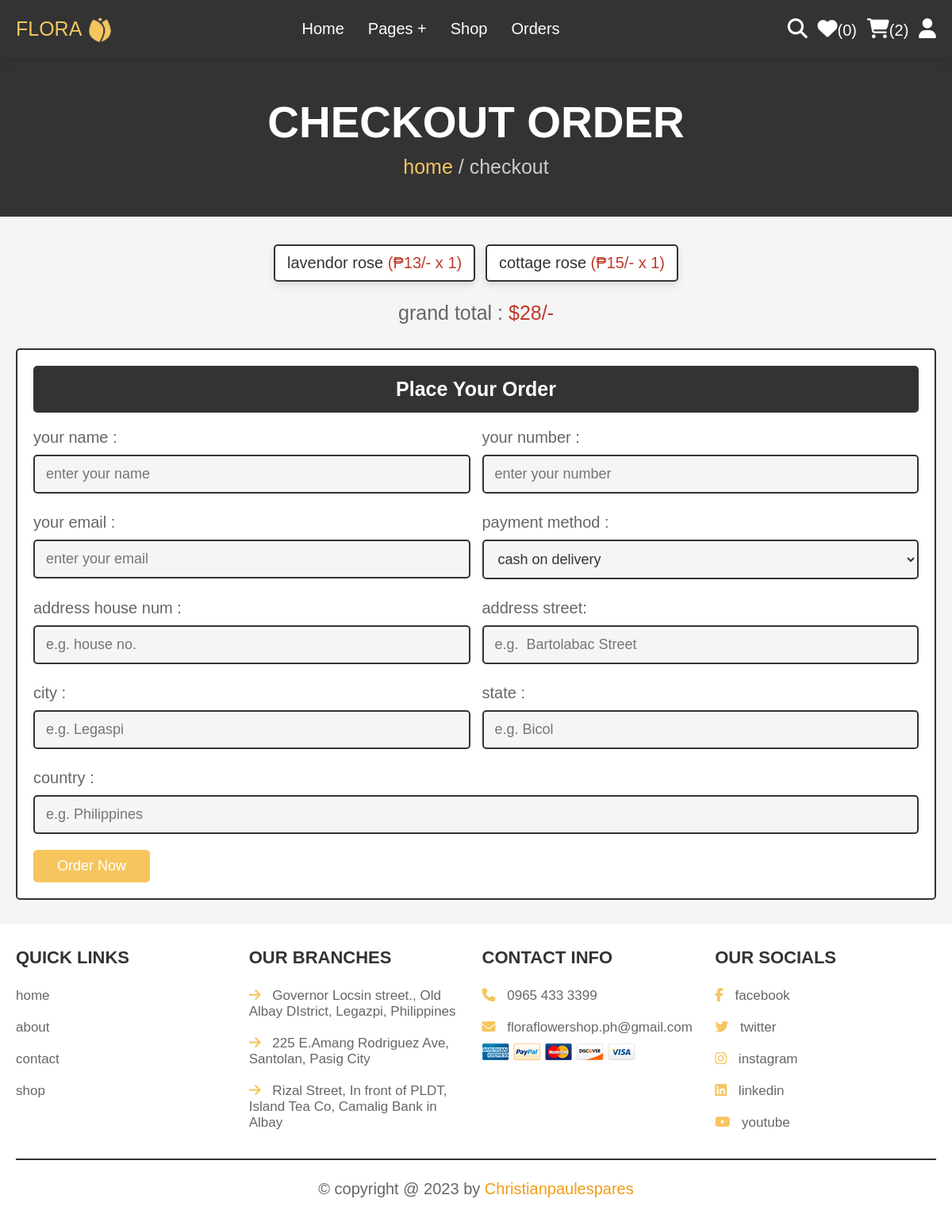
/checkout.php (signed in), run on the app's committed database.
### tables this page shows
CREATE TABLE `cart` (
  `id` int(100) NOT NULL,
  `user_id` int(100) NOT NULL,
  `pid` int(100) NOT NULL,
  `name` varchar(100) NOT NULL,
  `price` int(100) NOT NULL,
  `quantity` int(100) NOT NULL,
  `image` varchar(100) NOT NULL
);

### checkout.php (the view, shortened to what this page needs)
<?php
@include 'config.php';
$user_id = $_SESSION['user_id'];
?>
<!DOCTYPE html>
<html lang="en">
<head>
   <link rel="stylesheet" href="https://cdnjs.cloudflare.com/ajax/libs/font-awesome/6.5.1/css/all.min.css">
   <link rel="stylesheet" href="css/style.css">
</head>
<body>
<?php @include 'header.php'; ?>
<section class="heading">
    <h3>checkout order</h3>
    <p> <a href="home.php">home</a> / checkout </p>
</section>
<section class="display-order">
    <?php
        $grand_total = 0;
        $select_cart = mysqli_query($conn, "SELECT * FROM `cart` WHERE user_id = '$user_id'") or die('query failed');
        if(mysqli_num_rows($select_cart) > 0){
            while($fetch_cart = mysqli_fetch_assoc($select_cart)){
            $total_price = ($fetch_cart['price'] * $fetch_cart['quantity']);
            $grand_total += $total_price;
    ?>
    <p> <?php echo $fetch_cart['name'] ?> <span>(<?php echo '₱'.$fetch_cart['price'].'/-'.' x '.$fetch_cart['quantity']  ?>)</span> </p>
    <?php
        }
        }else{
            echo '<p class="empty">your cart is empty</p>';
        }
    ?>
    <div class="grand-total">grand total : <span>$<?php echo $grand_total; ?>/-</span></div>
</section>
<section class="checkout">
    <form action="" method="POST">
        <h3>place your order</h3>
        <div class="flex">
            <div class="inputBox">
                <span>your name :</span>
                <input type="text" name="name" placeholder="enter your name" required>
            </div>
            <div class="inputBox">
                <span>your number :</span>
                <input type="number" name="number" min="0" placeholder="enter your number" required>
            </div>
            <div class="inputBox">
                <span>your email :</span>
                <input type="email" name="email" placeholder="enter your email" required>
            </div>
            <div class="inputBox">
                <span>payment method :</span>
                <select name="method">
                    <option value="cash on delivery">cash on delivery</option>
                </select>
            </div>
            <div class="inputBox">
                <span>address house num :</span>
                <input type="text" name="flat" placeholder="e.g. house no." required>
            </div>
            <div class="inputBox">
                <span>address street:</span>
                <input type="text" name="street" placeholder="e.g.  Bartolabac Street" required>
            </div>
            <div class="inputBox">
                <span>city :</span>
                <input type="text" name="city" placeholder="e.g. Legaspi" required>
            </div>
            <div class="inputBox">
                <span>state :</span>
                <input type="text" name="state" placeholder="e.g. Bicol" required>
            </div>
            <div class="inputBox">
                <span>country :</span>
                <input type="text" name="country" placeholder="e.g. Philippines" required>
            </div>
        </div>
        <input type="submit" name="order" value="order now" class="btn">
    </form>
</section>
<?php @include 'footer.php'; ?>
</body>
</html>

### css/style.css (style rules this page uses)
:root { --gold:#F6C55E; --red:#c0392b; --orange:#f39c12; --black:#333; --white:#fff; --light-color:#666; --light-white:#ccc; --light-bg:#f5f5f5; --border:.2rem solid var(--black); --box-shadow:0 .5rem 1rem rgba(0,0,0,.1); --light-black: #443; --border-radius: 95% 4% 97% 5% / 4% 94% 3% 95%; --border-radius-hover: 4% 95% 6% 95% / 95% 4% 92% 5%; --border-hover: .2rem dashed var(--black); }
* { font-family: 'Poppins', sans-serif; margin:0; padding:0; box-sizing: border-box; outline: none; border:none; text-decoration: none; transition:all .2s linear; }
html { font-size: 62.5%; overflow-x: hidden; scroll-behavior: smooth; scroll-padding-top: 6.5rem; }
body { background: var(--light-bg); }
section { padding:3rem 2rem; }
.btn, .delete-btn, .option-btn { display: inline-block; border-radius: .5rem; margin-top: 1rem; font-size: 1.8rem; color:var(--white); cursor: pointer; padding:1rem 3rem; text-transform: capitalize; }
.btn { background-color: var(--gold); }
.heading { display: flex; flex-flow: column; align-items: center; justify-content: center; gap:1rem; background-color: var(--black); text-align: center; min-height: 25vh; }
.heading h3 { font-size: 5.5rem; color:var(--white); text-transform: uppercase; }
.heading p { font-size: 2.5rem; color:var(--light-white); }
.heading p a { color:var(--gold); }
.display-order { max-width: 1200px; margin:0 auto; text-align: center; padding-bottom: 0; }
.display-order p { display: inline-block; border-radius: .5rem; font-size: 2rem; color:var(--black); padding:1rem 1.5rem; margin:.5rem; background-color: var(--white); box-shadow: var(--box-shadow); border:var(--border); }
.display-order p span { color:var(--red); }
.display-order .grand-total { margin-top: 2rem; font-size: 2.5rem; color:var(--light-color); }
.display-order .grand-total span { color:var(--red); }
.checkout form { background-color: var(--white); border:var(--border); max-width: 1200px; margin:0 auto; border-radius: .5rem; padding:2rem; box-shadow: var(--border); }
.checkout form h3 { padding:1.5rem; font-size: 2.5rem; margin-bottom: 2rem; background-color: var(--black); color:var(--white); border-radius: .5rem; text-align: center; text-transform: capitalize; }
.checkout form .flex { display: flex; flex-wrap: wrap; gap:1.5rem; }
.checkout form .flex .inputBox { flex:1 1 40rem; }
.checkout form .flex .inputBox input, .checkout form .flex .inputBox select { margin:1rem 0; width: 100%; background-color: var(--light-bg); padding:1.2rem 1.4rem; border:var(--border); font-size: 1.8rem; color:var(--black); border-radius: .5rem; }
.checkout form .flex .inputBox span { font-size: 2rem; color:var(--light-color); }

### data on the page
cart: name "lavendor rose", price "13", quantity "1"
cart: name "cottage rose", price "15", quantity "1"

### other printed values
$wishlist_num_rows "0"
$cart_num_rows "2"
$grand_total "28"
